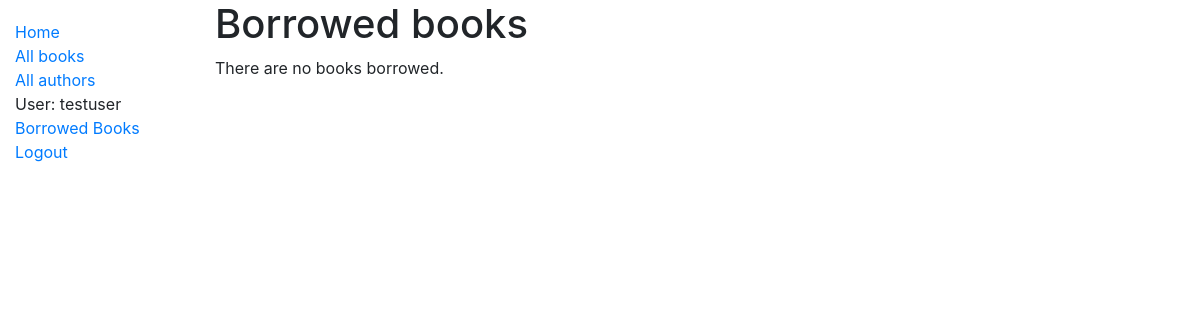
Page /catalog/mybooks/ (signed in) on the earlier database version.
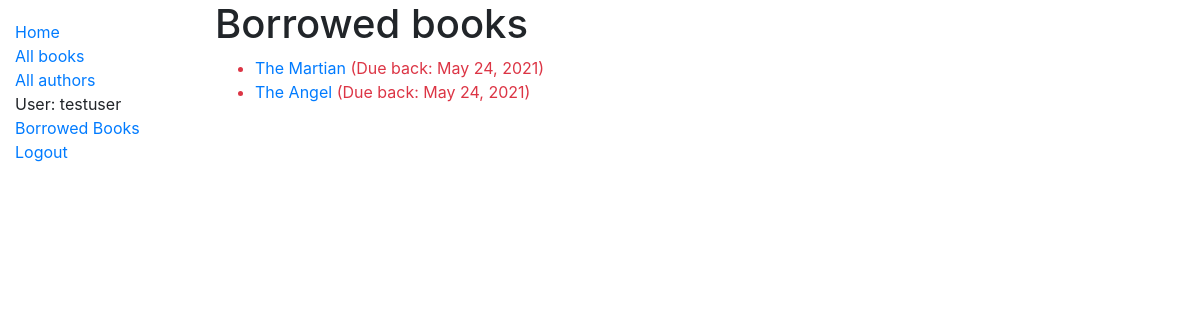
Same page on the later database version.
### catalog/models.py (models this page shows, shortened)
class BookInstance(models.Model):
    id = models.UUIDField(primary_key=True,
                          default=uuid.uuid4,
                          help_text='Unique ID for this book')
    book = models.ForeignKey('Book',
                             on_delete=models.RESTRICT, null=True)
    imprint = models.CharField(max_length=200)
    due_back = models.DateField(null=True,
                                blank=True)
    borrower = models.ForeignKey(User, on_delete=models.SET_NULL, null=True, blank=True)
    LOAN_STATUS = (
        ('m', 'Maintenance'),
        ('o', 'On loan'),
        ('a', 'Available'),
        ('r', 'Reserved'),
    )
    status = models.CharField(
        max_length=1,
        choices=LOAN_STATUS,
        blank=True,
        default='m',
        help_text='Book availability',
    )
    class Meta:
        ordering = ['due_back']
    @property
    def is_overdue(self):
        if self.due_back and date.today() > self.due_back:
            return True
        return False

class Book(models.Model):
    title = models.CharField(max_length=200)
    author = models.ForeignKey('Author', on_delete=models.SET_NULL, null=True)
    summary = models.TextField(max_length=1000,
                               help_text='Enter brief description of book')
    isbn = models.CharField('ISBN', max_length=13,
                            unique=True,
                            help_text='13 Character <a href="https://www.isbn-international.org/content/what-isbn">ISBN number</a>')
    genre = models.ManyToManyField(Genre,
                                   help_text='Select genre for this book')
    language = models.ManyToManyField(Language,
                                   help_text='Select language book is written')
    def display_genre(self):
        """Create a string for the Genre. This is required to display genre in Admin."""
        return ', '.join(genre.name for genre in self.genre.all()[:3])
    display_genre.short_description = 'Genre'

### catalog/views.py (the view)
# urls.py: path('mybooks/', views.LoanedBooksByUserListView.as_view(),
class LoanedBooksByUserListView(LoginRequiredMixin,generic.ListView):
    model = BookInstance
    template_name ='catalog/bookinstance_list_borrowed_user.html'
    paginate_by = 10
    def get_queryset(self):
        return BookInstance.objects.filter(borrower=self.request.user).filter(status__exact='o').order_by('due_back')

### catalog/templates/catalog/bookinstance_list_borrowed_user.html
{% extends "base_generic.html" %}
{% block content %}
    <h1>Borrowed books</h1>
    {% if bookinstance_list %}
    <ul>
      {% for bookinst in bookinstance_list %}
      <li class="{% if bookinst.is_overdue %}text-danger{% endif %}">
        <a href="{% url 'book-detail' bookinst.book.pk %}">{{bookinst.book.title}}</a> (Due back: {{ bookinst.due_back }})
      </li>
      {% endfor %}
    </ul>
    {% else %}
      <p>There are no books borrowed.</p>
    {% endif %}
{% endblock %}

### catalog/templates/base_generic.html (shortened to what this page needs)
<!DOCTYPE html>
<html lang="en">
<head>
  <link rel="stylesheet" href="https://cdn.jsdelivr.net/npm/bootstrap@4.5.3/dist/css/bootstrap.min.css">
  {% load static %}
  <link rel="stylesheet" href="{% static 'css/styles.css' %}">
</head>
<body>
  <div class="container-fluid">
    <div class="row">
      <div class="col-sm-2">
      {% block sidebar %}
        <ul class="sidebar-nav">
          <li><a href="{% url 'index' %}">Home</a></li>
          <li><a href="{% url 'books' %}">All books</a></li>
          <li><a href="{% url 'authors' %}">All authors</a></li>
        {% if user.is_authenticated %}
           <li>User: {{ user.get_username }}</li>
           <li><a href="{% url 'my-borrowed' %}">Borrowed Books</a></li>
           <li><a href="{% url 'logout'%}?next={{request.path}}">Logout</a></li>
        {% else %}
           <li><a href="{% url 'login'%}?next={{request.path}}">Login</a></li>
        {% endif %}
        </ul>
      {% endblock %}
      </div>
      <div class="col-sm-10 ">
        {% block content %}
        {% endblock %}
      </div>
    </div>
  </div>
</body>
</html>

### catalog/static/css/styles.css (style rules this page uses)
.sidebar-nav { margin-top: 20px; padding: 0; list-style: none; }

Differences in the rows shown:
now on this page (row edited): BookInstance: book "The Martian", due_back "May 24, 2021"
now on this page (row edited): BookInstance: book "The Angel", due_back "May 24, 2021"
Other differences:
text no longer shown: "There are no books borrowed."
